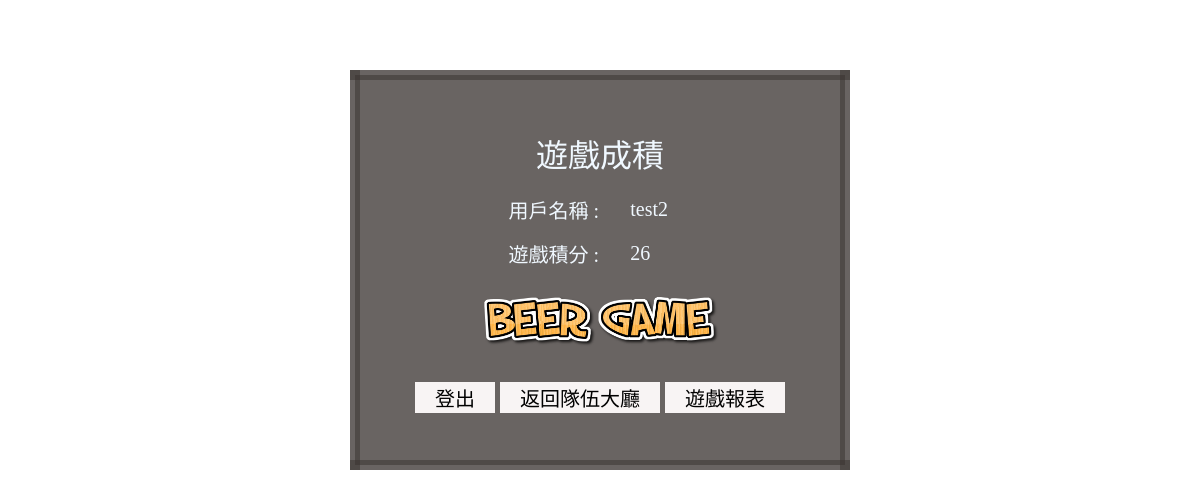
The app's page /newBG/EndGameView.php (signed in), older data.
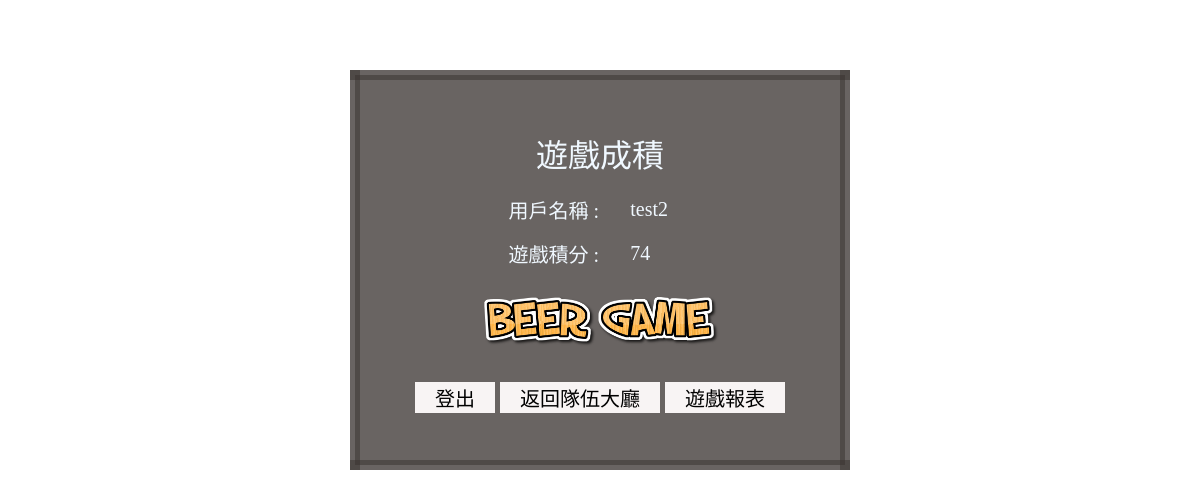
The same page, newer data.
### tables this page shows
CREATE TABLE `user` (
  `id` varchar(30) NOT NULL,
  `password` varchar(30) NOT NULL,
  `mail` varchar(30) NOT NULL,
  `sort` int(10) NOT NULL DEFAULT '1',
  `admin` int(11) NOT NULL,
  `score` int(11) NOT NULL
);

### newBG/userModel.php (called while the page is built, shortened)
<?php
require_once("dbconfig.php");
function get_score($id){
    global $db;
    $sql = "select score from user where id=?";
    $stmt = mysqli_prepare($db, $sql);
    mysqli_stmt_bind_param($stmt, "s", $id);
    mysqli_stmt_execute($stmt);
    $result = mysqli_stmt_get_result($stmt);
    return $result;
}
?>

### newBG/EndGameView.php (the view, shortened to what this page needs)
<?php
    require("TeamRank.php");
?>
<!DOCTYPE html>
<html>
    <head>
        <link rel="stylesheet" type="text/css" href="style.css" />
    </head>
    <body>
		<table id="main">
            <form id="team" method="post" accept-charset="utf-8">
                <tr>
                    <td colspan="2"> ⠀⠀⠀⠀⠀⠀⠀⠀⠀⠀⠀⠀
                    </td>
                </tr>
                <tr>
                    <td colspan="2" id="background"><font size="6">遊戲成積</font></td>
                <tr>
                    <td id="r">
                        用戶名稱 :
                    </td>
                    <td id="l">
                    ⠀⠀<?php echo $_SESSION['id'];?>
                    </td>
                </tr>
                <tr>
                    <td id="r">
                        遊戲積分 :
                    </td>
                    <td id="l">
                    ⠀⠀<?php
                            require_once("userMOdel.php");
                            $result=get_score($_SESSION['id']);
                            while($rs =mysqli_fetch_assoc($result)){
                                $score=$rs['score'];
                            }
                            echo $score
                        ?>
                    </td>
                </tr>
                <tr>
                    <td colspan="2">
                        <img src="uploadfiles/<?php echo $_SESSION['id'];?>.png" width="50%"/>
                    </td>
                </tr>
                <tr>
                    <td colspan="2">
                        <a id="button" href="loginOut.php">登出</a>
                        <a id="button" href="teamList.php">返回隊伍大廳</a>
                        <a id="button" href="printChart.html">遊戲報表</a>
                    </td>
                </tr>
                <tr>
                    <td colspan="2"> ⠀⠀⠀⠀⠀⠀⠀⠀⠀⠀⠀⠀
                    </td>
                </tr>
            </form>
        </table>
    </body>
</html>

### newBG/style.css (style rules this page uses)
body { background-image: url(../newBG/image/bg.gif); background-attachment:fixed; background-size: cover; font-size:20px; color:#080c0f; font-family: "微軟正黑體"; }
#main { width: 800px; margin: 40px auto; border: 10px #37322f86 solid ; padding: 13px; background: #372f2f79; }
table { width: 300px; height: 500px; border-collapse: collapse; word-wrap: break-word; table-layout: fixed; }
th ,td { border: 0px solid ; color:#f0f8ff; text-align:center; background-color:#37322f86; }
#background { background-color:#37322f86; color:#f0f8ff; }
#button { background-color: #f8f4f4; padding: 1px 20px; text-align: center; display: inline-block; font-size: 20px; transition-duration: 0.2s; border: 0px solid ; }
a { text-decoration: none; color: #000000; }
#l { text-align:left; }
#r { text-align:right; }

### newBG/EndGameView.php (style rules this page uses)
#main { width: 500px; margin: 70px auto; }
table { width: 500px; height: 400px; }

Row changes from the older to the newer data that the page shows:
changed user: score "26" → "74"
